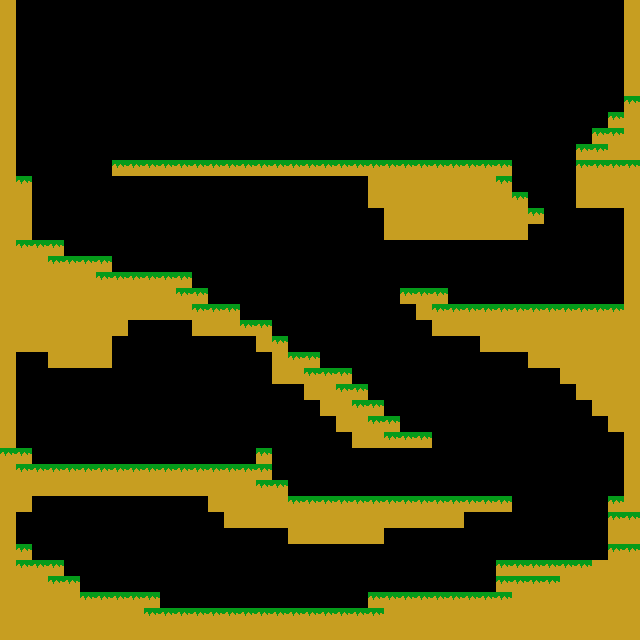

Below is a game level as drawn by its tile map, then a one-line description and the .tmx that defines it (tile-layer data replaced by summaries):
An orthogonal 40x40 tile map with 16x16 px tiles, 1 tile layer (game).

<map version="1.0" orientation="orthogonal" renderorder="right-down" width="40" height="40" tilewidth="16" tileheight="16" nextobjectid="1">
 <tileset firstgid="1" name="tileset" tilewidth="16" tileheight="16">
  <image source="tileset.png" width="160" height="160" />
  <tile id="0">
   <properties>
    <property name="left" value="16" />
    <property name="right" value="16" />
   </properties>
  </tile>
  <tile id="10">
   <properties>
    <property name="left" value="16" />
    <property name="right" value="16" />
   </properties>
  </tile>
 </tileset>
 <layer name="game" width="40" height="40">
  <data>[1600 cells, 515 non-empty, 2 distinct tile ids]</data>
 </layer>
</map>
